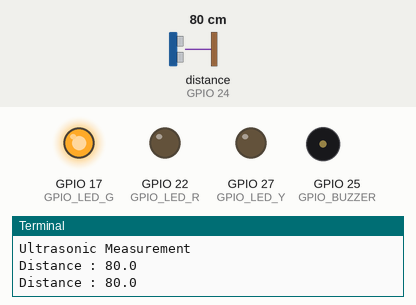
A program run on a simulated Raspberry Pi (BCM pin numbers). Shown: output pins drawn as LEDs (lit = HIGH), buzzer (waves = sounding, pin HIGH), the last lines printed to the terminal. The test bench sets the inputs (shaded band); at power-on: distance to the obstacle (sensor on GPIO 24) 80 cm. The echo pulse lasts 58.3 µs per cm; the clock reads 2024-03-15 10:24:30 at power-on unless the program sets it; pins used as bus, display or sensor lines are not drawn.

Above: at 1.2 s.
1.3 s: distance to the obstacle (sensor on GPIO 24) set to 33 cm
3.3 s: distance to the obstacle (sensor on GPIO 24) set to 27 cm
At 4.9 s:
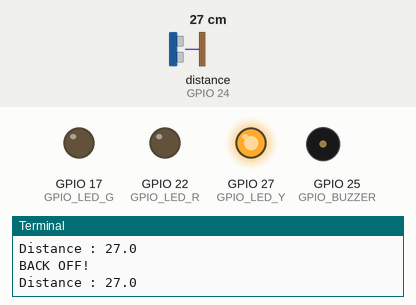
5.7 s: distance to the obstacle (sensor on GPIO 24) set to 12 cm
8.2 s: distance to the obstacle (sensor on GPIO 24) set to 9 cm
At 9.9 s:
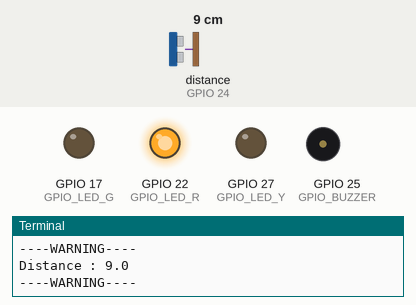
10.6 s: distance to the obstacle (sensor on GPIO 24) set to 18 cm
At 11.9 s:
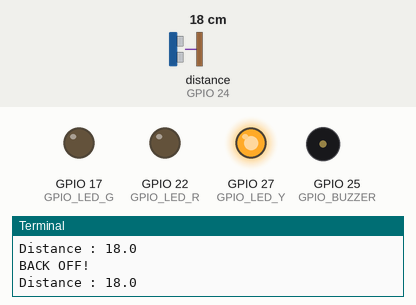
12.8 s: distance to the obstacle (sensor on GPIO 24) set to 2 cm
At 14.0 s:
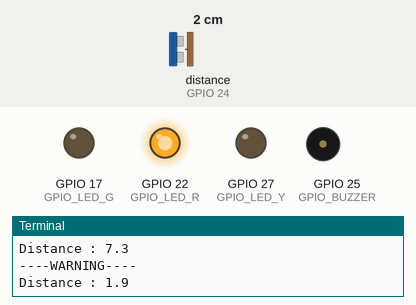
Timing chart, 0 to 15.8 s (numbered marks = the images above; inputs shaded):
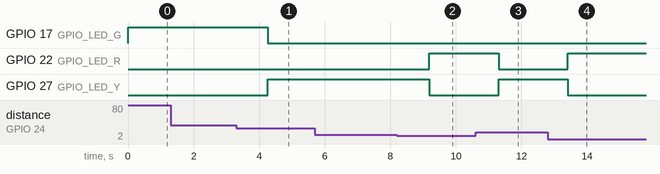

The program:

FinalOutput.py
```python
#from __future__ import print_function
import time
import RPi.GPIO as GPIO

#초음파 센서 연결
GPIO_TRIG = 23 #GPIO 23에 TRIGGER 연결
GPIO_ECHO = 24 #GPIO 24에  ECHO연결

#LED 연결
GPIO_LED_R = 22 #GPIO 22에 LED RED 연결
GPIO_LED_Y = 27 #GPIO 27에 LED YELLOW 연결
GPIO_LED_G = 17 #GPIO 17에 LED GREEN 연결

#부저 연결
GPIO_BUZZER = 25 #GPIO 25에 BUZZER 연결

#RED ZONE에 머무는 기간 세기위한 변수
global WarningCnt
WarningCnt = 0

#초음파 거리를 계산한다
def measure_dist():
	GPIO.output(GPIO_TRIG, True) #트리거 핀 ON 상태로 만들어 출력 내보내기
	time.sleep(0.00001)
	GPIO.output(GPIO_TRIG, False) #트리거 핀 OFF 상태로 만들어 출력 중지
	start = time.time()

	while GPIO.input(GPIO_ECHO) == 0:
		start = time.time() #에코 핀 ON 되는 시점을 시작 시간으로 설정

	while GPIO.input(GPIO_ECHO) == 1:
		stop = time.time() #에코 핀 OFF 되는 시점을 반사파 수신 시간으로 설정

	elapsed = stop-start #수신시간 - 시작시간으로 펄스 길이 계산

	#음속은 편의상 343m/s으로 계산
	#초음파는 반사판이기 때문에 실제 이동 거리는 2배, 따라서 나누기 2를 함
	dist = (elapsed * 34300)/2

	return dist

#초음파 거리 계산한다 > 실제 거리 계산에 사용할 평균 값
def measure_avg():
	dist01 = measure_dist()
	time.sleep(0.1)

	dist02 = measure_dist()
	time.sleep(0.1)

	dist03 = measure_dist()

	#0.1초 간격으로 초음파의 거리를 받아온다.
	#0.1초 간격으로 받은 거리를 기준으로 평균을 내 반환한다
	dist = (dist01 + dist02 + dist03)/3
	return dist

#LED를 세팅한다
#각 매개 변수에 True 또는 False 값을 넣는다
#R : Red / Y : Yellow / G : Green
def set_led(R, Y, G):
	#LED를 켜거나 끈다
	GPIO.output(GPIO_LED_R, R)
	GPIO.output(GPIO_LED_Y, Y)
	GPIO.output(GPIO_LED_G, G)

	global WarningCnt #RED ZONE에 머무는 횟수 확인

	if R: #R == True → Red zone에 들어가 있으면
		WarningCnt+=1 #WarningCnt에 1을 증가한다
	else: #Red Zone에 없으면
		WarningCnt = 0 #WarningCnt를 0으로 바꾼다


print("Ultrasonic Measurement")

GPIO.setmode(GPIO.BCM) #핀번호를 GPIO 모듈 번호로 사용하도록 세팅

#초음파 센서 설정
GPIO.setup(GPIO_TRIG, GPIO.OUT) #출력
GPIO.setup(GPIO_ECHO, GPIO.IN) #입력

#LED 설정
GPIO.setup(GPIO_LED_R, GPIO.OUT) #출력
GPIO.setup(GPIO_LED_Y, GPIO.OUT) #출력
GPIO.setup(GPIO_LED_G, GPIO.OUT) #출력

#부저 설정
GPIO.setup(GPIO_BUZZER, GPIO.OUT) #출력

GPIO.output(GPIO_TRIG, False) #트리거 핀 OFF 상태로 만듦
GPIO.output(GPIO_LED_G, True) #GREEN LED를 켬. 시작은 GREEN LED만 켜두록 함
GPIO.setwarnings(False) # GPIO 사용 경고 해제

try:
	pwm = GPIO.PWM(GPIO_BUZZER, 262) #부저 값 세팅

	while True:
		dist = measure_avg() #초음파 센서로 거리를 받아온다
		print("Distance : %.1f" % dist) #거리 출력
		time.sleep(0.5)

		if dist <= 10: #거리 10cm 이내에 들어오면
			print("----WARNING----")
			set_led(True, False, False) #red led만 켠다

			if WarningCnt > 5: #red zone에 5회 이상 머물 경우
				pwm.start(30) #부저를 울린다
				time.sleep(0.5)
		elif dist <= 30: #10cm 초과, 30cm이내에 들어오면
			print("BACK OFF!")
			if WarningCnt > 5: #red 존에 벗어났으므로
				pwm.stop() #부저를 멈춘다

			set_led(False, True, False) #yellow led만 켠다
			#print("elif %d" %  WarningCnt)
		else: #30cm를 초과할 경우
			if WarningCnt > 5: #red 존에 벗어났으므로
				pwm.stop() #부저를 멈춘다

			set_led(False, False, True) #green led만 켠다
			#print("else %d" % WarningCnt)

except KeyboardInterrupt:
	pass

finally:
	GPIO.cleanup()
```

Measured:
- the behaviour switches between 30 and 29 cm on distance to the obstacle (sensor on GPIO 24) (found by bisection; images 0 and 1)
- the behaviour switches between 11 and 10 cm on distance to the obstacle (sensor on GPIO 24) (found by bisection; images 1 and 2)
- after the input at 3.3 s, GPIO 17 (GPIO_LED_G): HIGH → LOW after 0.96 s; GPIO 27 (GPIO_LED_Y): LOW → HIGH after 0.96 s
- after the input at 8.2 s, GPIO 22 (GPIO_LED_R): LOW → HIGH after 0.99 s; GPIO 27 (GPIO_LED_Y): HIGH → LOW after 0.99 s
- after the input at 10.6 s, GPIO 22 (GPIO_LED_R): HIGH → LOW after 0.71 s; GPIO 27 (GPIO_LED_Y): LOW → HIGH after 0.71 s
- after the input at 12.8 s, GPIO 22 (GPIO_LED_R): LOW → HIGH after 0.62 s; GPIO 27 (GPIO_LED_Y): HIGH → LOW after 0.62 s
